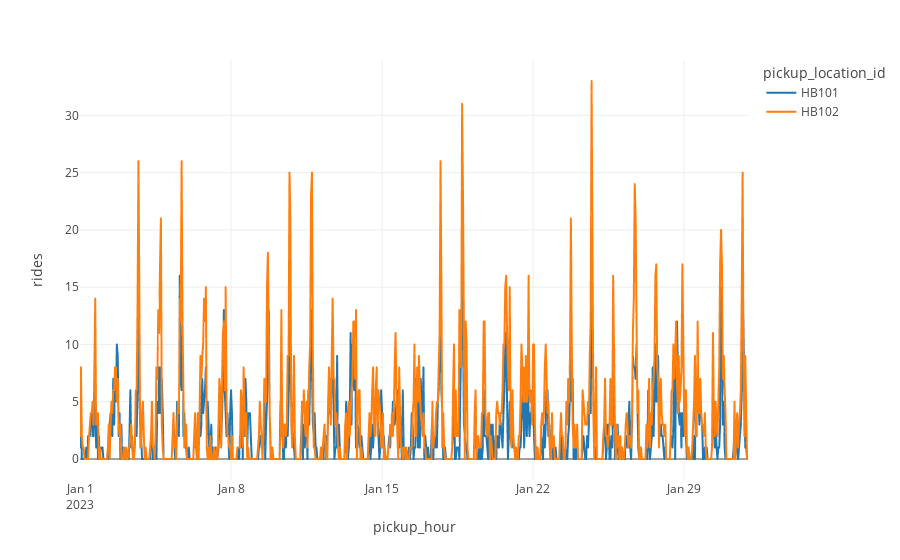

This figure's notebook cell:
### Code cell
plot_rides(agg_data_filled, locations=['HB101', 'HB102'])

### Figure 1 — Plotly figure (JSON) as saved in the notebook; plotly's stock layout.template omitted (floating-point values rounded to 4 significant figures; data arrays with more than 128 entries replaced by an {"elided": "..."} marker saying what was removed)
{"data": [{"hovertemplate": "pickup_location_id=HB101<br>pickup_hour=%{x}<br>rides=%{y}<extra></extra>", "legendgroup": "HB101", "line": {"color": "#1F77B4", "dash": "solid"}, "marker": {"symbol": "circle"}, "mode": "lines", "name": "HB101", "showlegend": true, "type": "scattergl", "x": {"elided": "744 str values"}, "xaxis": "x", "y": {"elided": "744 int values"}, "yaxis": "y"}, {"hovertemplate": "pickup_location_id=HB102<br>pickup_hour=%{x}<br>rides=%{y}<extra></extra>", "legendgroup": "HB102", "line": {"color": "#FF7F0E", "dash": "solid"}, "marker": {"symbol": "circle"}, "mode": "lines", "name": "HB102", "showlegend": true, "type": "scattergl", "x": {"elided": "744 str values"}, "xaxis": "x", "y": {"elided": "744 int values"}, "yaxis": "y"}], "layout": {"legend": {"title": {"text": "pickup_location_id"}, "tracegroupgap": 0}, "margin": {"t": 60}, "xaxis": {"anchor": "y", "domain": [0, 1], "title": {"text": "pickup_hour"}}, "yaxis": {"anchor": "x", "domain": [0, 1], "title": {"text": "rides"}}}}
